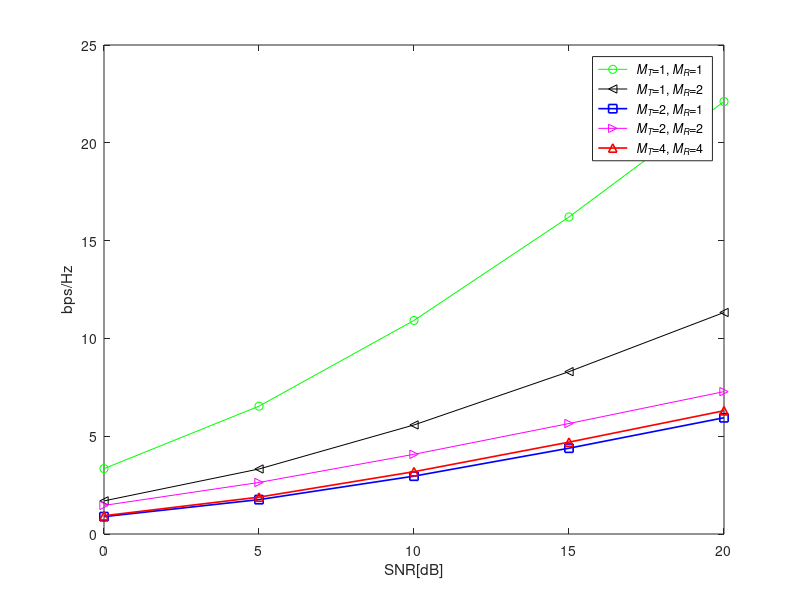

Write the MATLAB code that produced this figure.
clc
clear all,  close all
SNR_dB=[0:5:20];  SNR_linear=10.^(SNR_dB/10.);
N_iter=1000; 
for Icase=1:5
   if Icase==1,  nT=4; nR=4;      % 4x4
    elseif Icase==2, nT=2;  nR=2; % 2x2
    elseif Icase==3, nT=1;  nR=1; % 1x1
    elseif Icase==4, nT=1;  nR=2; % 1x2
    else   nT=2;  nR=1;          % 2x1
   end
   n=min(nT,nR);  I = eye(n);
   C(Icase,:) = zeros(1,length(SNR_dB));
   for iter=1:N_iter
      H = sqrt(0.5)*(randn(nR,nT)+j*randn(nR,nT));  
      if nR>=nT,  HH = H'*H;  else  HH = H*H';  end
      for i=1:length(SNR_dB) %random channel generation
         C(Icase,i) = C(Icase,i)+log2(real(det(I+SNR_linear(i)/nT*HH)));
      end
   end
end
C = C/N_iter;
figure, plot(SNR_dB,C(1,:),'g-o', SNR_dB,C(2,:),'k-<', SNR_dB,C(3,:),'b-s','LineWidth',1.2);
hold on, plot(SNR_dB,C(4,:),'m->', SNR_dB,C(5,:),'r-^','LineWidth',1.2);
xlabel('SNR[dB]'); ylabel('bps/Hz');
s1='{\it M_T}=1,{\it M_R}=1'; s2='{\it M_T}=1,{\it M_R}=2'; 
s3='{\it M_T}=2,{\it M_R}=1'; s4='{\it M_T}=2,{\it M_R}=2'; s5='{\it M_T}=4,{\it M_R}=4';
legend(s1,s2,s3,s4,s5)